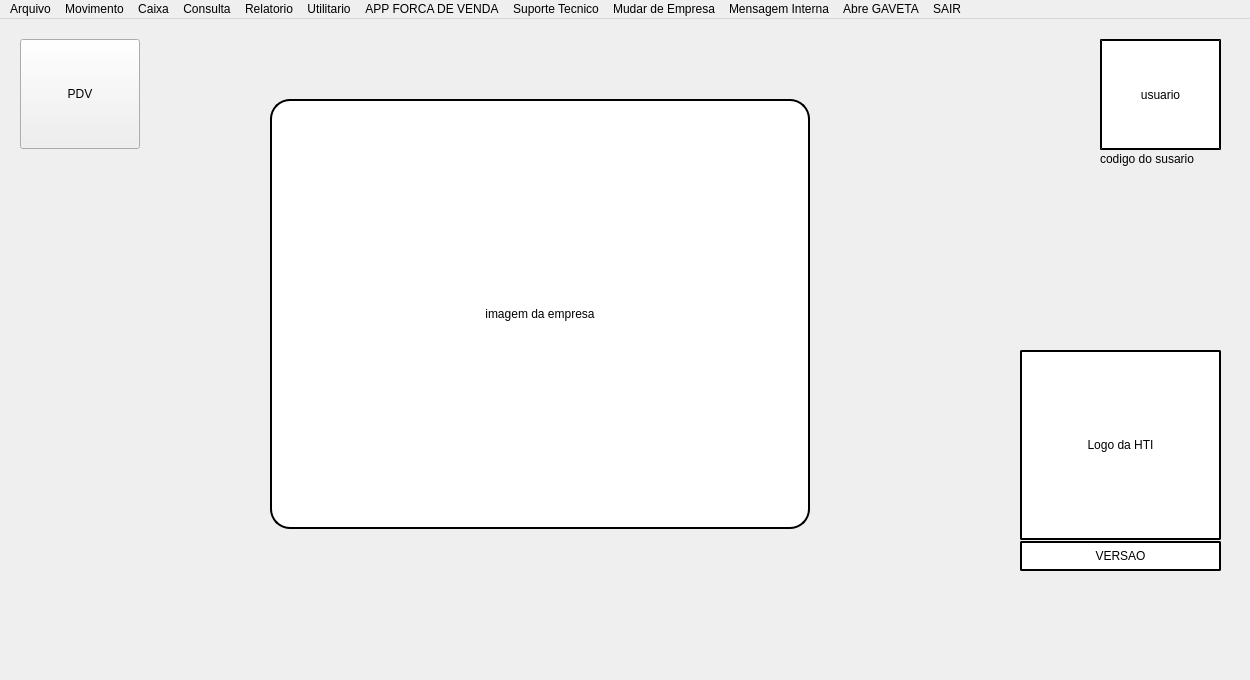
<?xml version="1.0" encoding="UTF-8"?>
<ui version="4.0">
 <class>MainWindow</class>
 <widget class="QMainWindow" name="MainWindow">
  <property name="geometry">
   <rect>
    <x>0</x>
    <y>0</y>
    <width>1250</width>
    <height>680</height>
   </rect>
  </property>
  <property name="windowTitle">
   <string>MainWindow</string>
  </property>
  <property name="styleSheet">
   <string notr="true"/>
  </property>
  <widget class="QWidget" name="centralwidget">
   <widget class="QLabel" name="imagem_menu">
    <property name="geometry">
     <rect>
      <x>270</x>
      <y>80</y>
      <width>540</width>
      <height>430</height>
     </rect>
    </property>
    <property name="styleSheet">
     <string notr="true">border-style: Outset;
background-color: rgb(255, 255, 255);
border-width: 2px;
border-radius: 20px;
</string>
    </property>
    <property name="text">
     <string>imagem da empresa</string>
    </property>
    <property name="scaledContents">
     <bool>false</bool>
    </property>
    <property name="alignment">
     <set>Qt::AlignCenter</set>
    </property>
   </widget>
   <widget class="QLabel" name="versao_menu">
    <property name="geometry">
     <rect>
      <x>1020</x>
      <y>522</y>
      <width>201</width>
      <height>30</height>
     </rect>
    </property>
    <property name="styleSheet">
     <string notr="true">border-style: Outset;
font: 75 12pt &quot;MS Shell Dlg 2&quot;;

background-color: rgb(255, 255, 255);
border-width: 2px;
border-radius: 2px;
</string>
    </property>
    <property name="text">
     <string>VERSAO</string>
    </property>
    <property name="alignment">
     <set>Qt::AlignCenter</set>
    </property>
   </widget>
   <widget class="QLabel" name="logohti">
    <property name="geometry">
     <rect>
      <x>1020</x>
      <y>331</y>
      <width>201</width>
      <height>190</height>
     </rect>
    </property>
    <property name="styleSheet">
     <string notr="true">border-style: Outset;

background-color: rgb(255, 255, 255);
border-width: 2px;
border-radius: 2px;
</string>
    </property>
    <property name="text">
     <string>Logo da HTI</string>
    </property>
    <property name="alignment">
     <set>Qt::AlignCenter</set>
    </property>
   </widget>
   <widget class="QLabel" name="usuario">
    <property name="geometry">
     <rect>
      <x>1100</x>
      <y>20</y>
      <width>121</width>
      <height>111</height>
     </rect>
    </property>
    <property name="styleSheet">
     <string notr="true">border-style: Outset;
background-color: rgb(255, 255, 255);
border-width: 2px;

</string>
    </property>
    <property name="text">
     <string>usuario</string>
    </property>
    <property name="alignment">
     <set>Qt::AlignCenter</set>
    </property>
   </widget>
   <widget class="QLabel" name="nome_usuario">
    <property name="geometry">
     <rect>
      <x>1100</x>
      <y>130</y>
      <width>120</width>
      <height>20</height>
     </rect>
    </property>
    <property name="styleSheet">
     <string notr="true"/>
    </property>
    <property name="text">
     <string>codigo do susario</string>
    </property>
   </widget>
   <widget class="QPushButton" name="bt_venda">
    <property name="geometry">
     <rect>
      <x>20</x>
      <y>20</y>
      <width>120</width>
      <height>110</height>
     </rect>
    </property>
    <property name="styleSheet">
     <string notr="true">font: 18pt &quot;Segoe UI&quot;;</string>
    </property>
    <property name="text">
     <string>PDV</string>
    </property>
   </widget>
  </widget>
  <widget class="QMenuBar" name="menuBar">
   <property name="geometry">
    <rect>
     <x>0</x>
     <y>0</y>
     <width>1250</width>
     <height>22</height>
    </rect>
   </property>
   <widget class="QMenu" name="menuArquivo">
    <property name="title">
     <string>Arquivo</string>
    </property>
    <addaction name="actionProduto"/>
    <addaction name="actionCliente"/>
    <addaction name="actionUsuarios"/>
    <addaction name="actionFornecedor"/>
    <addaction name="actionCartoes"/>
    <addaction name="actionCondicoes_de_Pagamento"/>
    <addaction name="actionDespesas"/>
    <addaction name="actionTransportadora"/>
    <addaction name="actionFinanceira"/>
    <addaction name="actionCadastro_de_Bancos_Boletos"/>
    <addaction name="actionBancos_conta_corrente_int"/>
    <addaction name="actionEspecie_do_Produto"/>
    <addaction name="actionConta_Despesas_plano_de_conta"/>
    <addaction name="actionEstados_Imposto"/>
    <addaction name="actionCadastro_de_Cidade"/>
    <addaction name="actionMensagem_para_Observacao"/>
    <addaction name="actionProfissao_Ramo_Atividade"/>
    <addaction name="actionCFOP"/>
    <addaction name="actionNCM"/>
    <addaction name="actionCST_CSOSN"/>
    <addaction name="actionTipos_de_Documentos"/>
    <addaction name="actionGrupos_Sub_Grupo"/>
    <addaction name="actionRegiao_vendedor"/>
   </widget>
   <widget class="QMenu" name="menuMovimento">
    <property name="title">
     <string>Movimento</string>
    </property>
    <widget class="QMenu" name="menuPedido_de_Venda">
     <property name="title">
      <string>Pedido de Venda</string>
     </property>
     <addaction name="actionEmissao_de_Pedidos"/>
     <addaction name="actionAlteracao_de_Pedidos"/>
     <addaction name="action2a_Via_de_Pedidos"/>
     <addaction name="actionCancelamento_Pedidos"/>
     <addaction name="actionEstorno"/>
     <addaction name="actionEmitir_varios_PEDIDOS_ORCAMENTO"/>
     <addaction name="actionAgrupamento_de_PEDIDOS_2"/>
    </widget>
    <addaction name="menuPedido_de_Venda"/>
    <addaction name="actionNF_e_Nota_fiscal_eletronica"/>
    <addaction name="actionNFC_e_Nota_fiscal_consumidor_eletronica"/>
    <addaction name="actionCTE_Controle_de_transporte_eletronico"/>
    <addaction name="actionMDF_Manifesto_eletronico_de_documentos_fiscais"/>
    <addaction name="actionOrcamento"/>
    <addaction name="actionEntrada_de_Mercadoria"/>
    <addaction name="actionPedido_de_Compra"/>
    <addaction name="actionCheque_sem_fundo"/>
    <addaction name="actionDocumentos_a_PAGAR"/>
    <addaction name="actionDocumentos_a_RECEBER"/>
    <addaction name="actionBalanco"/>
    <addaction name="actionDevolucao_de_mercadoria_TROCA"/>
    <addaction name="actionBoleto_bancario_Promissoria"/>
    <addaction name="actionConta_corrente_Bancaria"/>
    <addaction name="actionRomaneio_de_carga"/>
    <addaction name="actionLista_de_FALTA_DE_PRODUTO"/>
    <addaction name="actionCredito_de_CLIENTE"/>
    <addaction name="actionOrdem_de_servicos"/>
    <addaction name="actionMenu_APP_CNNT"/>
    <addaction name="actionMenu_APP_da_HTI_Sistemas"/>
    <addaction name="actionColocar_e_retirar_PRODUTOS_EM_PROMOCAO"/>
    <addaction name="actionGerar_mensalidade_dos_Clientes"/>
    <addaction name="actionDetalhe_do_Produto"/>
    <addaction name="actionExpedicao_de_Pedidos"/>
    <addaction name="actionProtocolo_NOTAS_DE_ENTRADA"/>
   </widget>
   <widget class="QMenu" name="menuCaixa">
    <property name="title">
     <string>Caixa</string>
    </property>
    <addaction name="actionRecebimento_de_Pedidos"/>
    <addaction name="actionRecebimento_Diversos"/>
    <addaction name="actionVales"/>
    <addaction name="actionDespesas_2"/>
    <addaction name="actionCancelar_e_Alterar_Despesas"/>
    <addaction name="actionFechamento_do_Caixa"/>
    <addaction name="actionCancelar_Pedidos"/>
    <addaction name="actionFaturamento_por_Periodo"/>
    <addaction name="actionFundo_Caixa"/>
    <addaction name="actionRetirada_para_Deposito"/>
    <addaction name="actionBaixa_Documento_a_Receber"/>
    <addaction name="actionEstorno_de_Recebimento"/>
    <addaction name="actionDespesas_Administrativa"/>
    <addaction name="actionBaixa_de_Documento_Apagar"/>
    <addaction name="actionEmisso_de_RECIBOS"/>
    <addaction name="actionPreenchimento_de_Cheques"/>
    <addaction name="actionEmissao_de_CARNES"/>
    <addaction name="actionEmissao_de_CREDITO"/>
    <addaction name="actionConsulta_de_CEP_s"/>
    <addaction name="actionAlterar_Lancamento_do_CAIXA"/>
    <addaction name="actionRelatorio_do_CAIXA_por_PERIODO"/>
   </widget>
   <widget class="QMenu" name="menuRelatorio">
    <property name="title">
     <string>Relatorio</string>
    </property>
    <addaction name="actionTabela_de_Precos"/>
    <addaction name="actionTabela_de_Custo"/>
    <addaction name="actionMovimento_de_Produtos"/>
    <addaction name="actionEstatisticas"/>
    <addaction name="actionComissoes"/>
    <addaction name="actionCheque_sem_Fundo"/>
    <addaction name="actionEmissao_de_RECIBOS"/>
    <addaction name="actionProdutos_Abixo_do_minimo_ou_Maximo"/>
    <addaction name="actionDepesas_Vales_Recibos_Retirada_para_Deposito"/>
    <addaction name="actionCliente_Estatistica_Ativo_Inativos_Limites"/>
    <addaction name="actionDocumentos_a_PAGAR_3"/>
    <addaction name="actionDocumentos_a_RECEBER_3"/>
    <addaction name="actionRelatorio_de_Consultas"/>
    <addaction name="actionListagem_para_BALANCO"/>
    <addaction name="actionRelatorio_de_PEDIDOS_ORCAMENTOS"/>
    <addaction name="actionNotas_Fiscais"/>
    <addaction name="actionEtiquetas"/>
    <addaction name="actionEmissao_de_CARNES_2"/>
    <addaction name="actionTEXTTO"/>
    <addaction name="actionRelatorio_de_Produtos_com_precos_alterados"/>
    <addaction name="actionRelatorio_de_Devolucao_de_Produtos"/>
    <addaction name="actionRelatorio_de_Credito_de_Clientes"/>
    <addaction name="actionRelatoriio_de_INVENTARIO_DOS_PRODUTOS"/>
    <addaction name="actionPlanilha_para_cadastro_clientes"/>
   </widget>
   <widget class="QMenu" name="menuUtilitario">
    <property name="title">
     <string>Utilitario</string>
    </property>
   </widget>
   <widget class="QMenu" name="menuAPP_FORCA_DE_VENDA">
    <property name="title">
     <string>APP FORCA DE VENDA</string>
    </property>
   </widget>
   <widget class="QMenu" name="menuSuporte_Tecnico">
    <property name="title">
     <string>Suporte Tecnico</string>
    </property>
   </widget>
   <widget class="QMenu" name="menuMudar_de_Empresa">
    <property name="title">
     <string>Mudar de Empresa</string>
    </property>
   </widget>
   <widget class="QMenu" name="menuMensagem_Interna">
    <property name="title">
     <string>Mensagem Interna</string>
    </property>
   </widget>
   <widget class="QMenu" name="menuAbre_GAVETA">
    <property name="title">
     <string>Abre GAVETA</string>
    </property>
   </widget>
   <widget class="QMenu" name="menuSAIR">
    <property name="title">
     <string>SAIR</string>
    </property>
    <addaction name="actionSAIR"/>
   </widget>
   <widget class="QMenu" name="menuConsulta">
    <property name="title">
     <string>Consulta</string>
    </property>
    <addaction name="actionProduto_2"/>
    <addaction name="actionMovimento_2"/>
    <addaction name="actionCliente_2"/>
    <addaction name="actionFornecedor_Outras_Despesas"/>
    <addaction name="actionCheque"/>
    <addaction name="actionDocumentos"/>
    <addaction name="actionPedidos"/>
    <addaction name="actionDocumentos_a_RECEBER_2"/>
    <addaction name="actionDocumentos_a_PAGAR_2"/>
    <addaction name="actionNF_s_Emitidas_Recebidas"/>
    <addaction name="actionFaturamento_por_Periodo_2"/>
    <addaction name="actionDespesas_Vales_Retiradas"/>
    <addaction name="actionFluxo_de_Caixa"/>
    <addaction name="actionCalculo_de_Financiamento"/>
    <addaction name="actionCalulo_de_Custo_Produto"/>
    <addaction name="actionConta_Corrente_Banco"/>
    <addaction name="actionConsulta_por_Telefone_Clientes"/>
    <addaction name="actionConsulta_de_Juros_por_Documento"/>
    <addaction name="actionConsulta_Recebimento"/>
    <addaction name="actionFechamento_Financeiro_do_Mes"/>
    <addaction name="actionESTATISTICA_de_Vendedor"/>
   </widget>
   <addaction name="menuArquivo"/>
   <addaction name="menuMovimento"/>
   <addaction name="menuCaixa"/>
   <addaction name="menuConsulta"/>
   <addaction name="menuRelatorio"/>
   <addaction name="menuUtilitario"/>
   <addaction name="menuAPP_FORCA_DE_VENDA"/>
   <addaction name="menuSuporte_Tecnico"/>
   <addaction name="menuMudar_de_Empresa"/>
   <addaction name="menuMensagem_Interna"/>
   <addaction name="menuAbre_GAVETA"/>
   <addaction name="menuSAIR"/>
  </widget>
  <action name="actionMovimento">
   <property name="text">
    <string>Movimento</string>
   </property>
  </action>
  <action name="actionProduto">
   <property name="text">
    <string>Produto</string>
   </property>
  </action>
  <action name="actionCliente">
   <property name="text">
    <string>Cliente</string>
   </property>
  </action>
  <action name="actionUsuarios">
   <property name="text">
    <string>Usuarios</string>
   </property>
  </action>
  <action name="actionFornecedor">
   <property name="text">
    <string>Fornecedor</string>
   </property>
  </action>
  <action name="actionSAIR">
   <property name="text">
    <string>SAIR</string>
   </property>
  </action>
  <action name="actionUsuario_Vendedor">
   <property name="text">
    <string>Usuario / Vendedor</string>
   </property>
  </action>
  <action name="actionEstados_Imposto">
   <property name="text">
    <string>Estados / Imposto</string>
   </property>
  </action>
  <action name="actionCartoes">
   <property name="text">
    <string>Cartoes</string>
   </property>
  </action>
  <action name="actionDespesas">
   <property name="text">
    <string>Despesas</string>
   </property>
  </action>
  <action name="actionTransportadora">
   <property name="text">
    <string>Transportadora</string>
   </property>
  </action>
  <action name="actionCFOP">
   <property name="text">
    <string>CFOP</string>
   </property>
  </action>
  <action name="actionFinanceira">
   <property name="text">
    <string>Financeira</string>
   </property>
  </action>
  <action name="actionBancos_conta_corrente_int">
   <property name="text">
    <string>Bancos (conta corrente int.)</string>
   </property>
  </action>
  <action name="actionEspecie_do_Produto">
   <property name="text">
    <string>Especie do Produto</string>
   </property>
  </action>
  <action name="actionConta_Despesas_plano_de_conta">
   <property name="text">
    <string>Conta Despesas (plano de conta)</string>
   </property>
  </action>
  <action name="actionRegiao_vendedor">
   <property name="text">
    <string>Regiao (vendedor)</string>
   </property>
  </action>
  <action name="actionCadastro_de_Cidade">
   <property name="text">
    <string>Cadastro de Cidade</string>
   </property>
  </action>
  <action name="actionCondicoes_de_Pagamento">
   <property name="text">
    <string>Condicoes de Pagamento</string>
   </property>
  </action>
  <action name="actionMensagem_para_Observacao">
   <property name="text">
    <string>Mensagem para Observacao</string>
   </property>
  </action>
  <action name="actionProfissao_Ramo_Atividade">
   <property name="text">
    <string>Profissao / Ramo Atividade</string>
   </property>
  </action>
  <action name="actionCadastro_de_Bancos_Boletos">
   <property name="text">
    <string>Cadastro de Bancos (Boletos)</string>
   </property>
  </action>
  <action name="actionNCM">
   <property name="text">
    <string>NCM</string>
   </property>
  </action>
  <action name="actionCST_CSOSN">
   <property name="text">
    <string>CST / CSOSN</string>
   </property>
  </action>
  <action name="actionTipos_de_Documentos">
   <property name="text">
    <string>Tipos de Documentos</string>
   </property>
  </action>
  <action name="actionGrupos_Sub_Grupo">
   <property name="text">
    <string>Grupos / Sub-Grupo</string>
   </property>
  </action>
  <action name="actionNF_e_Nota_fiscal_eletronica">
   <property name="text">
    <string>NF-e - Nota fiscal eletronica</string>
   </property>
  </action>
  <action name="actionNFC_e_Nota_fiscal_consumidor_eletronica">
   <property name="text">
    <string>NFC-e Nota fiscal consumidor eletronica</string>
   </property>
  </action>
  <action name="actionEntrada_de_Mercadoria">
   <property name="text">
    <string>Entrada de Mercadoria</string>
   </property>
  </action>
  <action name="actionPedido_de_Compra">
   <property name="text">
    <string>Pedido de Compra</string>
   </property>
  </action>
  <action name="actionOrcamento">
   <property name="text">
    <string>Orcamento</string>
   </property>
  </action>
  <action name="actionCheque_sem_fundo">
   <property name="text">
    <string>Cheque sem fundo</string>
   </property>
  </action>
  <action name="actionCTE_Controle_de_transporte_eletronico">
   <property name="text">
    <string>CTE - Controle de transporte eletronico</string>
   </property>
  </action>
  <action name="actionMDF_Manifesto_eletronico_de_documentos_fiscais">
   <property name="text">
    <string>MDF - Manifesto eletronico de documentos fiscais</string>
   </property>
  </action>
  <action name="actionDocumentos_a_PAGAR">
   <property name="text">
    <string>Documentos a PAGAR</string>
   </property>
  </action>
  <action name="actionDocumentos_a_RECEBER">
   <property name="text">
    <string>Documentos a RECEBER</string>
   </property>
  </action>
  <action name="actionBalanco">
   <property name="text">
    <string>Balanco</string>
   </property>
  </action>
  <action name="actionDevolucao_de_mercadoria_TROCA">
   <property name="text">
    <string>Devolucao de mercadoria (TROCA)</string>
   </property>
  </action>
  <action name="actionBoleto_bancario_Promissoria">
   <property name="text">
    <string>Boleto bancario / Promissoria</string>
   </property>
  </action>
  <action name="actionConta_corrente_Bancaria">
   <property name="text">
    <string>Conta corrente Bancaria</string>
   </property>
  </action>
  <action name="actionAgrupamento_de_PEDIDOS">
   <property name="text">
    <string>Agrupamento de PEDIDOS</string>
   </property>
  </action>
  <action name="actionRomaneio_de_carga">
   <property name="text">
    <string>Romaneio de carga</string>
   </property>
  </action>
  <action name="actionLista_de_FALTA_DE_PRODUTO">
   <property name="text">
    <string>Lista de FALTA DE PRODUTO</string>
   </property>
  </action>
  <action name="actionCredito_de_CLIENTE">
   <property name="text">
    <string>Credito de CLIENTE</string>
   </property>
  </action>
  <action name="actionOrdem_de_servicos">
   <property name="text">
    <string>Ordem de servicos</string>
   </property>
  </action>
  <action name="actionMenu_APP_CNNT">
   <property name="text">
    <string>Menu APP CNNT</string>
   </property>
  </action>
  <action name="actionMenu_APP_da_HTI_Sistemas">
   <property name="text">
    <string>Menu APP da HTI Sistemas</string>
   </property>
  </action>
  <action name="actionColocar_e_retirar_PRODUTOS_EM_PROMOCAO">
   <property name="text">
    <string>Colocar e retirar PRODUTOS EM PROMOCAO</string>
   </property>
  </action>
  <action name="actionGerar_mensalidade_dos_Clientes">
   <property name="text">
    <string>Gerar mensalidade dos Clientes</string>
   </property>
  </action>
  <action name="actionDetalhe_do_Produto">
   <property name="text">
    <string>Detalhe do Produto</string>
   </property>
  </action>
  <action name="actionExpedicao_de_Pedidos">
   <property name="text">
    <string>Expedicao de Pedidos</string>
   </property>
  </action>
  <action name="actionProtocolo_NOTAS_DE_ENTRADA">
   <property name="text">
    <string>Protocolo NOTAS DE ENTRADA</string>
   </property>
  </action>
  <action name="actionRecebimento_de_Pedidos">
   <property name="text">
    <string>Recebimento de Pedidos</string>
   </property>
  </action>
  <action name="actionRecebimento_Diversos">
   <property name="text">
    <string>Recebimento Diversos</string>
   </property>
  </action>
  <action name="actionVales">
   <property name="text">
    <string>Vales</string>
   </property>
  </action>
  <action name="actionDespesas_2">
   <property name="text">
    <string>Despesas</string>
   </property>
  </action>
  <action name="actionCancelar_e_Alterar_Despesas">
   <property name="text">
    <string>Cancelar e Alterar Despesas</string>
   </property>
  </action>
  <action name="actionFechamento_do_Caixa">
   <property name="text">
    <string>Fechamento do Caixa</string>
   </property>
  </action>
  <action name="actionCancelar_Pedidos">
   <property name="text">
    <string>Cancelar Pedidos</string>
   </property>
  </action>
  <action name="actionFaturamento_por_Periodo">
   <property name="text">
    <string>Faturamento por Periodo</string>
   </property>
  </action>
  <action name="actionFundo_Caixa">
   <property name="text">
    <string>Fundo Caixa</string>
   </property>
  </action>
  <action name="actionRetirada_para_Deposito">
   <property name="text">
    <string>Retirada para Deposito</string>
   </property>
  </action>
  <action name="actionBaixa_Documento_a_Receber">
   <property name="text">
    <string>Baixa Documento a Receber</string>
   </property>
  </action>
  <action name="actionEstorno_de_Recebimento">
   <property name="text">
    <string>Estorno de Recebimento</string>
   </property>
  </action>
  <action name="actionDespesas_Administrativa">
   <property name="text">
    <string>Despesas Administrativa</string>
   </property>
  </action>
  <action name="actionBaixa_de_Documento_Apagar">
   <property name="text">
    <string>Baixa de Documento Apagar</string>
   </property>
  </action>
  <action name="actionEmisso_de_RECIBOS">
   <property name="text">
    <string>Emisso de RECIBOS</string>
   </property>
  </action>
  <action name="actionPreenchimento_de_Cheques">
   <property name="text">
    <string>Preenchimento de Cheques</string>
   </property>
  </action>
  <action name="actionEmissao_de_CARNES">
   <property name="text">
    <string>Emissao de CARNES</string>
   </property>
  </action>
  <action name="actionEmissao_de_CREDITO">
   <property name="text">
    <string>Emissao de CREDITO</string>
   </property>
  </action>
  <action name="actionConsulta_de_CEP_s">
   <property name="text">
    <string>Consulta de CEP's</string>
   </property>
  </action>
  <action name="actionAlterar_Lancamento_do_CAIXA">
   <property name="text">
    <string>Alterar Lancamento do CAIXA</string>
   </property>
  </action>
  <action name="actionRelatorio_do_CAIXA_por_PERIODO">
   <property name="text">
    <string>Relatorio do CAIXA por PERIODO</string>
   </property>
  </action>
  <action name="actionProduto_2">
   <property name="text">
    <string>Produto</string>
   </property>
  </action>
  <action name="actionMovimento_2">
   <property name="text">
    <string>Movimento</string>
   </property>
  </action>
  <action name="actionCliente_2">
   <property name="text">
    <string>Cliente</string>
   </property>
  </action>
  <action name="actionFornecedor_Outras_Despesas">
   <property name="text">
    <string>Fornecedor / Outras Despesas</string>
   </property>
  </action>
  <action name="actionCheque">
   <property name="text">
    <string>Cheques</string>
   </property>
  </action>
  <action name="actionDocumentos">
   <property name="text">
    <string>Documentos</string>
   </property>
  </action>
  <action name="actionPedidos">
   <property name="text">
    <string>Pedidos</string>
   </property>
  </action>
  <action name="actionDocumentos_a_RECEBER_2">
   <property name="text">
    <string>Documentos a RECEBER</string>
   </property>
  </action>
  <action name="actionDocumentos_a_PAGAR_2">
   <property name="text">
    <string>Documentos a PAGAR</string>
   </property>
  </action>
  <action name="actionNF_s_Emitidas_Recebidas">
   <property name="text">
    <string>NF's Emitidas / Recebidas</string>
   </property>
  </action>
  <action name="actionFaturamento_por_Periodo_2">
   <property name="text">
    <string>Faturamento por Periodo</string>
   </property>
  </action>
  <action name="actionDespesas_Vales_Retiradas">
   <property name="text">
    <string>Despesas / Vales / Retiradas</string>
   </property>
  </action>
  <action name="actionFluxo_de_Caixa">
   <property name="text">
    <string>Fluxo de Caixa</string>
   </property>
  </action>
  <action name="actionCalculo_de_Financiamento">
   <property name="text">
    <string>Calculo de Financiamento</string>
   </property>
  </action>
  <action name="actionCalulo_de_Custo_Produto">
   <property name="text">
    <string>Calulo de Custo Produto</string>
   </property>
  </action>
  <action name="actionConta_Corrente_Banco">
   <property name="text">
    <string>Conta Corrente Banco</string>
   </property>
  </action>
  <action name="actionConsulta_por_Telefone_Clientes">
   <property name="text">
    <string>Consulta por Telefone Clientes</string>
   </property>
  </action>
  <action name="actionConsulta_de_Juros_por_Documento">
   <property name="text">
    <string>Consulta de Juros por Documento</string>
   </property>
  </action>
  <action name="actionConsulta_Recebimento">
   <property name="text">
    <string>Consulta Recebimento</string>
   </property>
  </action>
  <action name="actionFechamento_Financeiro_do_Mes">
   <property name="text">
    <string>Fechamento Financeiro do Mes</string>
   </property>
  </action>
  <action name="actionESTATISTICA_de_Vendedor">
   <property name="text">
    <string>ESTATISTICA de Vendedor</string>
   </property>
  </action>
  <action name="actionTabela_de_Precos">
   <property name="text">
    <string>Tabela de Precos</string>
   </property>
  </action>
  <action name="actionTabela_de_Custo">
   <property name="text">
    <string>Tabela de Custo</string>
   </property>
  </action>
  <action name="actionMovimento_de_Produtos">
   <property name="text">
    <string>Movimento de Produtos</string>
   </property>
  </action>
  <action name="actionEstatisticas">
   <property name="text">
    <string>Estatisticas</string>
   </property>
  </action>
  <action name="actionComissoes">
   <property name="text">
    <string>Comissoes</string>
   </property>
  </action>
  <action name="actionCheque_sem_Fundo">
   <property name="text">
    <string>Cheque sem Fundo</string>
   </property>
  </action>
  <action name="actionEmissao_de_RECIBOS">
   <property name="text">
    <string>Emissao de RECIBOS</string>
   </property>
  </action>
  <action name="actionProdutos_Abixo_do_minimo_ou_Maximo">
   <property name="text">
    <string>Produtos Abixo do minimo ou Maximo*</string>
   </property>
  </action>
  <action name="actionDepesas_Vales_Recibos_Retirada_para_Deposito">
   <property name="text">
    <string>Depesas / Vales / Recibos / Retirada para Deposito</string>
   </property>
  </action>
  <action name="actionCliente_Estatistica_Ativo_Inativos_Limites">
   <property name="text">
    <string>Cliente(Estatistica / Ativo / Inativos / Limites)*</string>
   </property>
  </action>
  <action name="actionDocumentos_a_PAGAR_3">
   <property name="text">
    <string>Documentos a PAGAR</string>
   </property>
  </action>
  <action name="actionDocumentos_a_RECEBER_3">
   <property name="text">
    <string>Documentos a RECEBER</string>
   </property>
  </action>
  <action name="actionRelatorio_de_Consultas">
   <property name="text">
    <string>Relatorio de Consultas*</string>
   </property>
  </action>
  <action name="actionListagem_para_BALANCO">
   <property name="text">
    <string>Relatorio para BALANCO</string>
   </property>
  </action>
  <action name="actionRelatorio_de_PEDIDOS_ORCAMENTOS">
   <property name="text">
    <string>Relatorio de PEDIDOS / ORCAMENTOS</string>
   </property>
  </action>
  <action name="actionNotas_Fiscais">
   <property name="text">
    <string>Notas Fiscais</string>
   </property>
  </action>
  <action name="actionEtiquetas">
   <property name="text">
    <string>Etiquetas*</string>
   </property>
  </action>
  <action name="actionEmissao_de_CARNES_2">
   <property name="text">
    <string>Emissao de Cadastro*</string>
   </property>
  </action>
  <action name="actionTEXTTO">
   <property name="text">
    <string>TEXTO</string>
   </property>
  </action>
  <action name="actionRelatorio_de_Produtos_com_precos_alterados">
   <property name="text">
    <string>Relatorio de Produtos com precos alterados*</string>
   </property>
  </action>
  <action name="actionRelatorio_de_Devolucao_de_Produtos">
   <property name="text">
    <string>Relatorio de Devolucao de Produtos*</string>
   </property>
  </action>
  <action name="actionRelatorio_de_Credito_de_Clientes">
   <property name="text">
    <string>Relatorio de Credito de Clientes*</string>
   </property>
  </action>
  <action name="actionRelatoriio_de_INVENTARIO_DOS_PRODUTOS">
   <property name="text">
    <string>Relatoriio de INVENTARIO DOS PRODUTOS</string>
   </property>
  </action>
  <action name="actionPlanilha_para_cadastro_clientes">
   <property name="text">
    <string>Planilha para cadastro clientes *</string>
   </property>
  </action>
  <action name="actionEmissao_de_Pedidos">
   <property name="text">
    <string>Emissao de Pedidos</string>
   </property>
  </action>
  <action name="actionAlteracao_de_Pedidos">
   <property name="text">
    <string>Alteracao de Pedidos</string>
   </property>
  </action>
  <action name="action2a_Via_de_Pedidos">
   <property name="text">
    <string>2a.Via de Pedidos</string>
   </property>
  </action>
  <action name="actionCancelamento_Pedidos">
   <property name="text">
    <string>Cancelamento Pedidos</string>
   </property>
  </action>
  <action name="actionEstorno">
   <property name="text">
    <string>Estorno de Cancelamento</string>
   </property>
  </action>
  <action name="actionEmitir_varios_PEDIDOS_ORCAMENTO">
   <property name="text">
    <string>Emitir varios PEDIDOS/ORCAMENTO</string>
   </property>
  </action>
  <action name="actionAgrupamento_de_PEDIDOS_2">
   <property name="text">
    <string>Agrupamento de PEDIDOS</string>
   </property>
  </action>
 </widget>
 <resources/>
 <connections/>
</ui>
